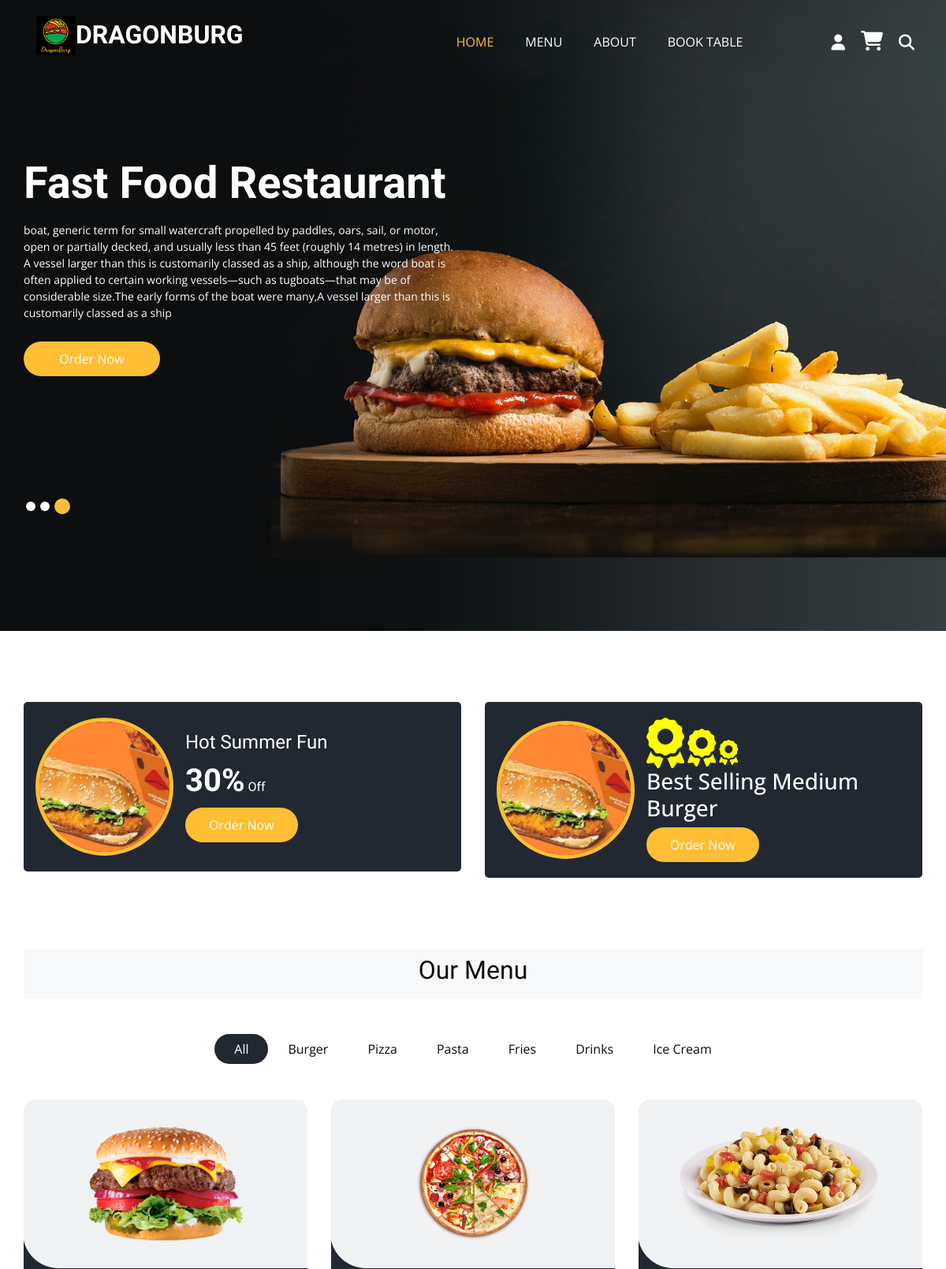
Before: / (upper part) with the older database file.
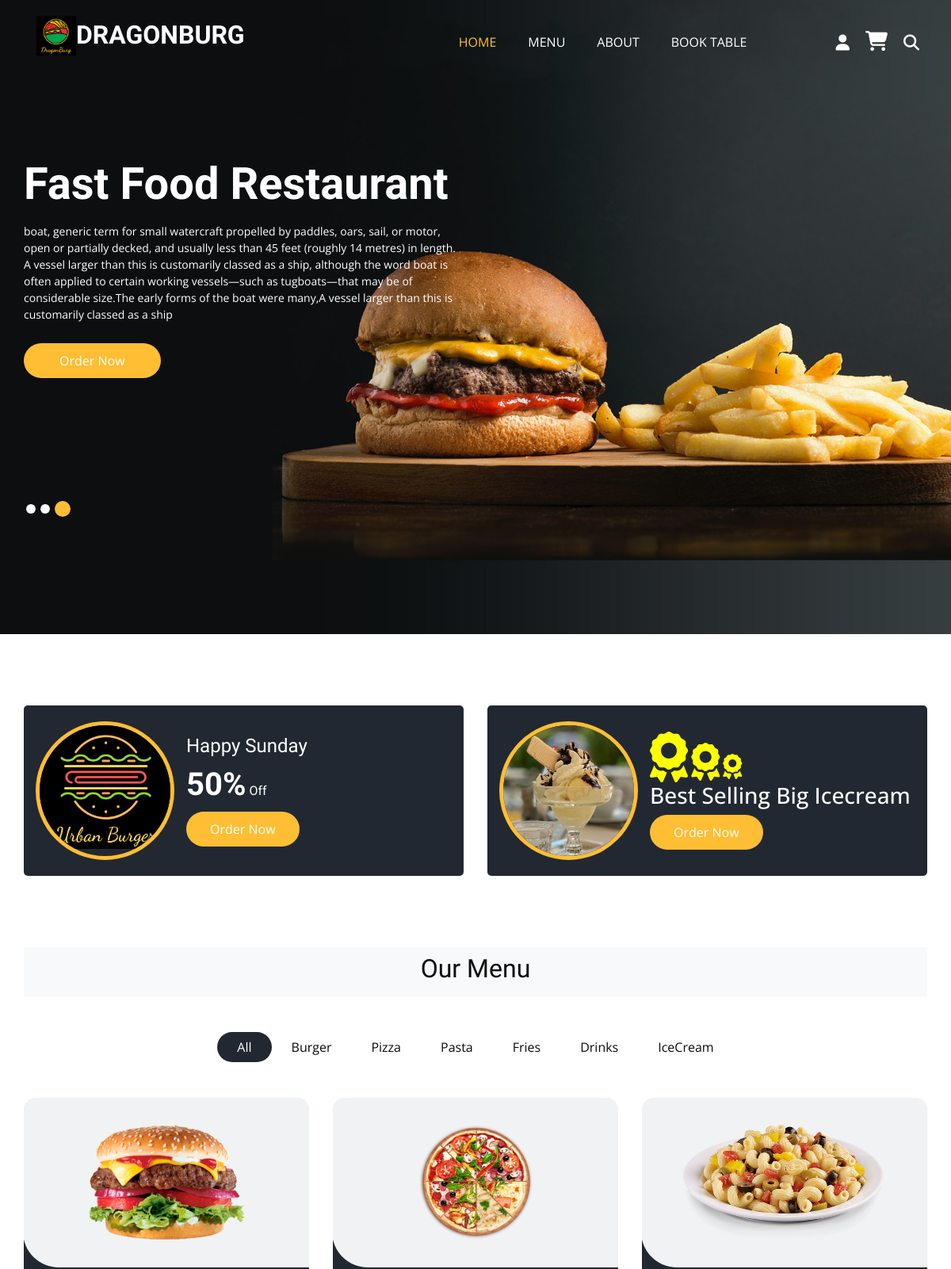
After: the same page with the newer database file.
### offers/models.py (models this page shows, shortened)
class Offer(models.Model):
    promotions_name = models.CharField(max_length=200)
    promotions_discount = models.IntegerField()
    promotions_photo = models.ImageField(upload_to='photos/%Y/%m/%d', blank=True)
    bestselling_item = models.ForeignKey(Item, on_delete=models.DO_NOTHING)
    bestselling_music = models.FileField(upload_to='music/%Y/%m/%d/')
    is_posted = models.BooleanField(default=False)

### menu_items/models.py (models this page shows, shortened)
class Item(models.Model):
    type = models.ForeignKey(Type, on_delete=models.DO_NOTHING)
    item_name = models.CharField(max_length=200)
    item_desciption = models.TextField(blank=True)
    item_photo = models.ImageField(upload_to='photos/%Y/%m/%d', blank=True)
    price = models.DecimalField(max_digits=10, decimal_places=2)
    is_displayed = models.BooleanField(default=False)

class Type(models.Model):
    type_name = models.CharField(max_length=200)
    type_desciption = models.TextField(blank=True)

### pages/views.py (the view)
# urls.py: path('',views.index, name='index'),
def index(request):
    slider1 = Slider.objects.get(pk=1)
    slider2 = Slider.objects.get(pk=2)
    slider3 = Slider.objects.get(pk=3)
    slider1=str(slider1.slider)
    slider2=str(slider2.slider)
    slider3=str(slider3.slider)
    opinions = Opinion.objects.filter(is_published=True).all()
    offers = Offer.objects.filter(is_posted=True).all()
    types, items = generate_data()
    context = {
            'types': types,
            'items': items,
            'slider1' : slider1,
            'slider2' : slider2,
            'slider3' : slider3,
            'opinions' : opinions,
            'offers': offers,
    }
    return render(request, 'pages/index.html', context)

### pages/views.py (called while the page is built)
def generate_data():
    types = Type.objects.all()
    items = Item.objects.filter(is_displayed=True).all()
    for type in types:
        lowercase = type.type_name
        lowercase = lowercase.lower()
        setattr(type, 'lowercase', lowercase)
    for item in items:
        lowercase = item.type.type_name
        lowercase = lowercase.lower()
        setattr(item, 'lowercase', lowercase)
    return types,items

### templates/pages/index.html (shortened to what this page needs)
{% extends 'base.html' %}
{% load static %}
{%  block content  %}
    {% include 'partials/_slider.html' %}
  </div>
  {% include 'partials/_offerfortest.html' %}
  {% include 'partials/_food.html' %}
    <br><br>
  {% endblock %}

### templates/partials/_offerfortest.html (shortened to what this page needs)
{% load static %}
{% for offer in offers    %}
<section class="offer_section layout_padding-bottom">
    <div class="offer_container">
      <div class="container ">
        <div class="row">
          <div class="col-md-6  ">
            <div class="box ">
              <div class="img-box">
                <img src="{{ offer.promotions_photo.url }}" alt="">
              </div>
              <div class="detail-box">
                <h5>
                  {{ offer.promotions_name }}
                </h5>
                <h6>
                  <span>{{ offer.promotions_discount }}%</span> Off
                </h6>
                <div class="btn-box">
                <a href="{%  url 'menu'  %}" class="btn1">
                  Order Now
                </a>
              </div>
              </div>
            </div>
          </div>
          <div class="col-md-6  ">
            <div class="box ">
              <div class="img-box">
                <img src="{{ offer.bestselling_item.item_photo.url }}" alt="">
              </div>
              <div class="detail-box">
                <i class="fa-solid fa-award fa-4x" style="color:yellow"></i>
                  <i class="fa-solid fa-award fa-3x" style="color:yellow"></i>
                  <i class="fa-solid fa-award fa-2x" style="color:yellow"></i>
                <h3>Best Selling {{ offer.bestselling_item.item_name }}</h3>
                <div class="btn-box">
                  <a href="{%  url 'menu'  %}" class="btn1">
                    Order Now
                  </a>
                </div>
              </div>
            </div>
          </div>
        </div>
      </div>
    </div>
  </section>
  {% endfor   %}

### templates/partials/_food.html (shortened to what this page needs)
{% load static %}
<section class="food_section layout_padding-bottom">
    <div class="container">
        <nav class="navbar justify-content-center navbar-expand-sm sticky-top navbar-light bg-light">
        <div style="text-align: center;">
          <h2>Our Menu</h2>
        </div>
      </nav>
      <ul class="filters_menu">
        <li class="active" data-filter="*">All</li>
        {%  for type in types  %}
        <li data-filter=".{{ type.lowercase }}">{{ type.type_name }}</li>
        {% endfor %}
      </ul>
      <div class="filters-content">
        <div class="row grid">
            {% for item in items  %}
          <div class="col-sm-6 col-lg-4 all {{ item.lowercase }}">
            <div class="box">
              <div>
                <div class="img-box">
                  <img src="{{ item.item_photo.url }}" alt="">
                </div>
              </div>
            </div>
          </div>
            {% endfor %}
        </div>
      </div>
    </div>
  </section>

Changed rows visible on the page:
no longer on this page (row edited): Offer: promotions_photo (picture), promotions_name "Hot Summer Fun", promotions_discount "30", bestselling_item.item_photo (picture), bestselling_item.item_name "Medium Burger"
now on this page (row edited): Offer: promotions_photo (picture), promotions_name "Happy Sunday", promotions_discount "50", bestselling_item.item_photo (picture), bestselling_item.item_name "Big Icecream"
changed Type: type_name "Ice Cream" → "IceCream"
